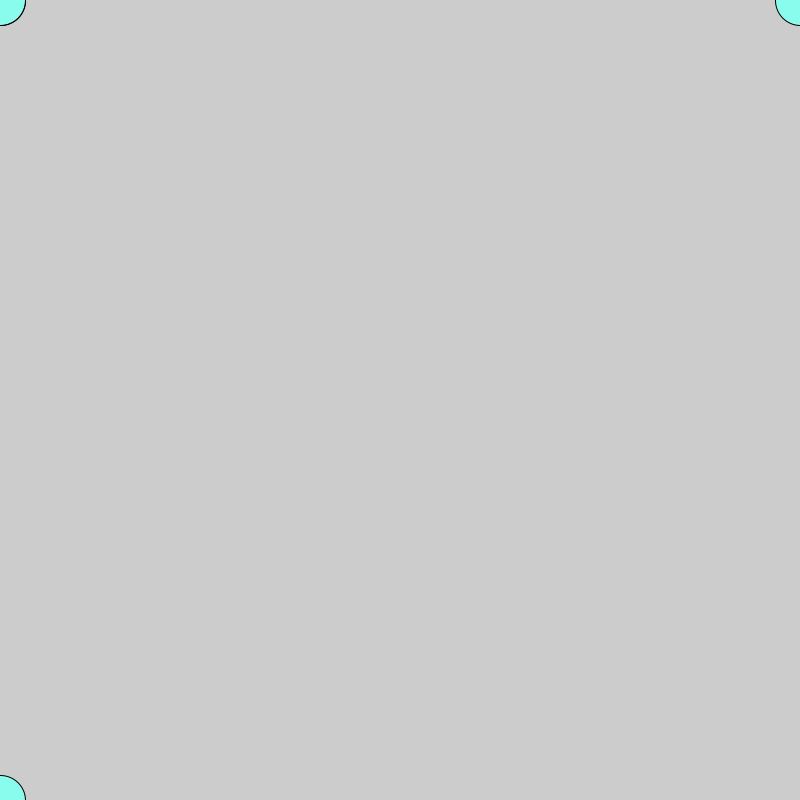
Frame 1 (no input)
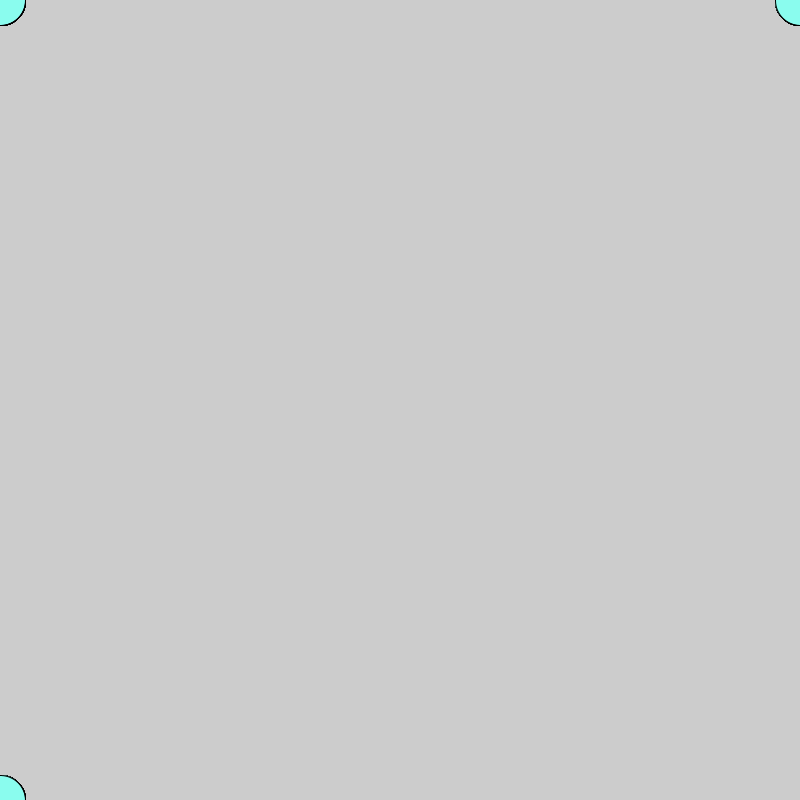
Frame 60 (the mouse pressed at the canvas centre just before this capture)
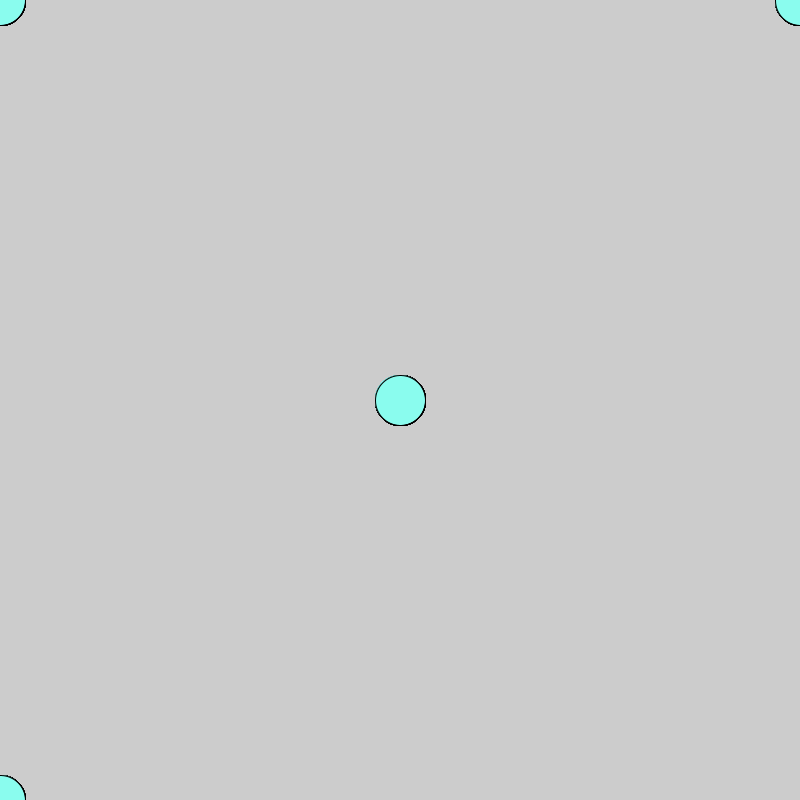
Frame 120 (the mouse held since frame 60 and released just before this capture)

The Processing sketch that drew these frames (run headless with seeded random() and noise(); from frame 60 on, the mouse is pressed at the canvas centre):

// Processing sketch: processing_158041
// ── processing_158041.pde

int perro = 0;
void setup() {
  size(800,800);
}
void draw() {
  perro = perro+2;
  fill(119,214,250);
  ellipse(mouseY, mouseX, 50,50); 
  fill(138,252,238);
  ellipse(mouseX, mouseY, 50,50); 
  ellipse(width-mouseX,mouseY,50,50);
  ellipse(mouseX,height-mouseY, 50,50);
 
}
